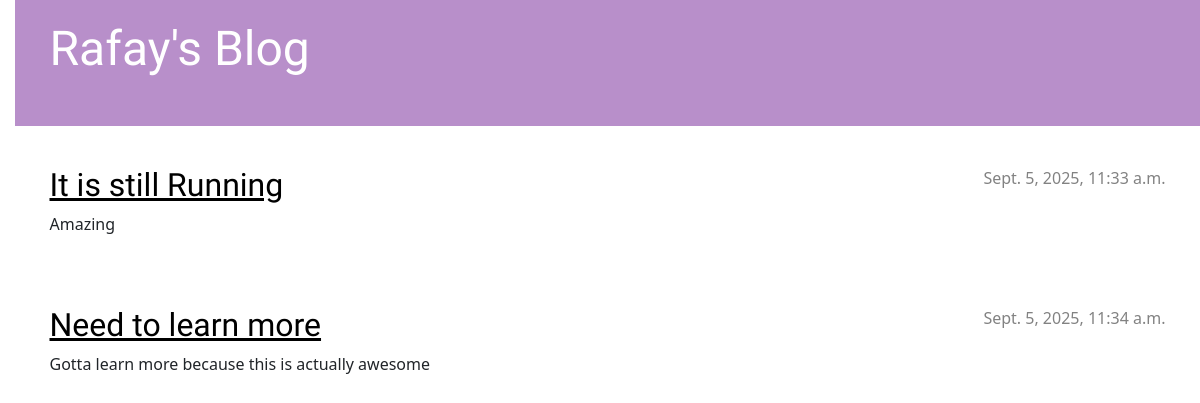
The app's page /, older data.
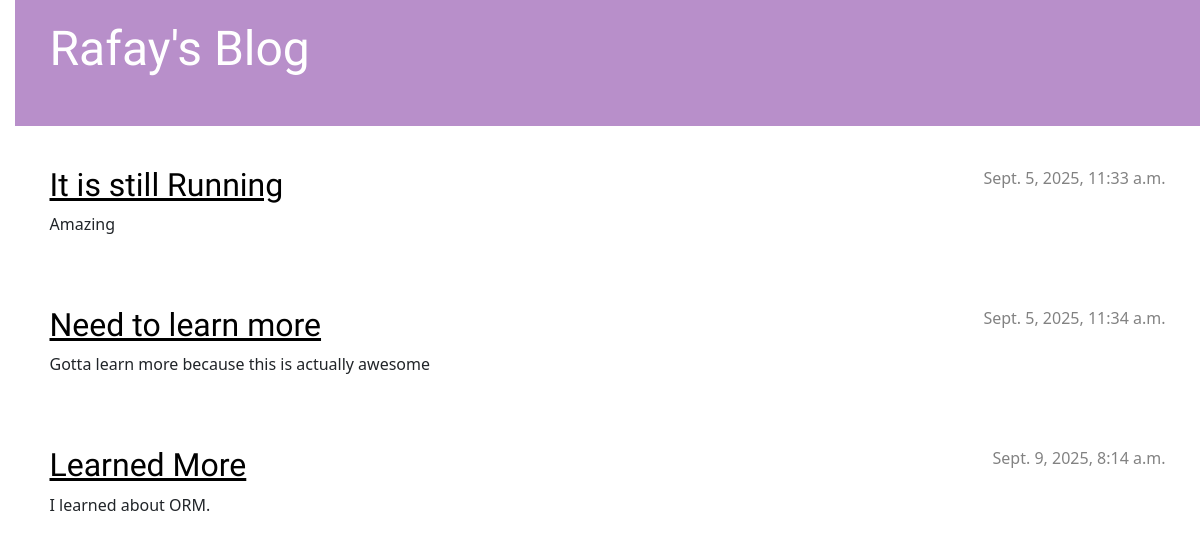
The same page, newer data.
### blog/models.py (models this page shows, shortened)
class Post(models.Model):
    author = models.ForeignKey(settings.AUTH_USER_MODEL, on_delete=models.CASCADE)
    title = models.CharField(max_length=200)
    text = models.TextField()
    created_date = models.DateTimeField(default=timezone.now)
    published_date = models.DateTimeField(blank=True, null=True)

### blog/views.py (the view)
# urls.py: path('', views.post_list, name='post_list'),
def post_list(request):
    posts = Post.objects.filter(published_date__lte=timezone.now()).order_by('published_date')
    return render(request, 'blog/post_list.html', {'posts':posts})

### blog/templates/blog/post_list.html
{% extends 'blog/base.html' %}
{% block content %}
    {% for post in posts %}
        <article class="post">
            <time class="date">
                {{ post.published_date }}
            </time>
            <h2><a href="{% url 'post_detail' pk=post.pk %}">{{ post.title }}</a></h2>
            <p>{{ post.text|linebreaksbr }}</p>
        </article>
    {% endfor %}
{% endblock %}

Row changes from the older to the newer data that the page shows:
added Post: published_date "Sept. 9, 2025, 8:14 a.m.", title "Learned More", text "I learned about ORM."
